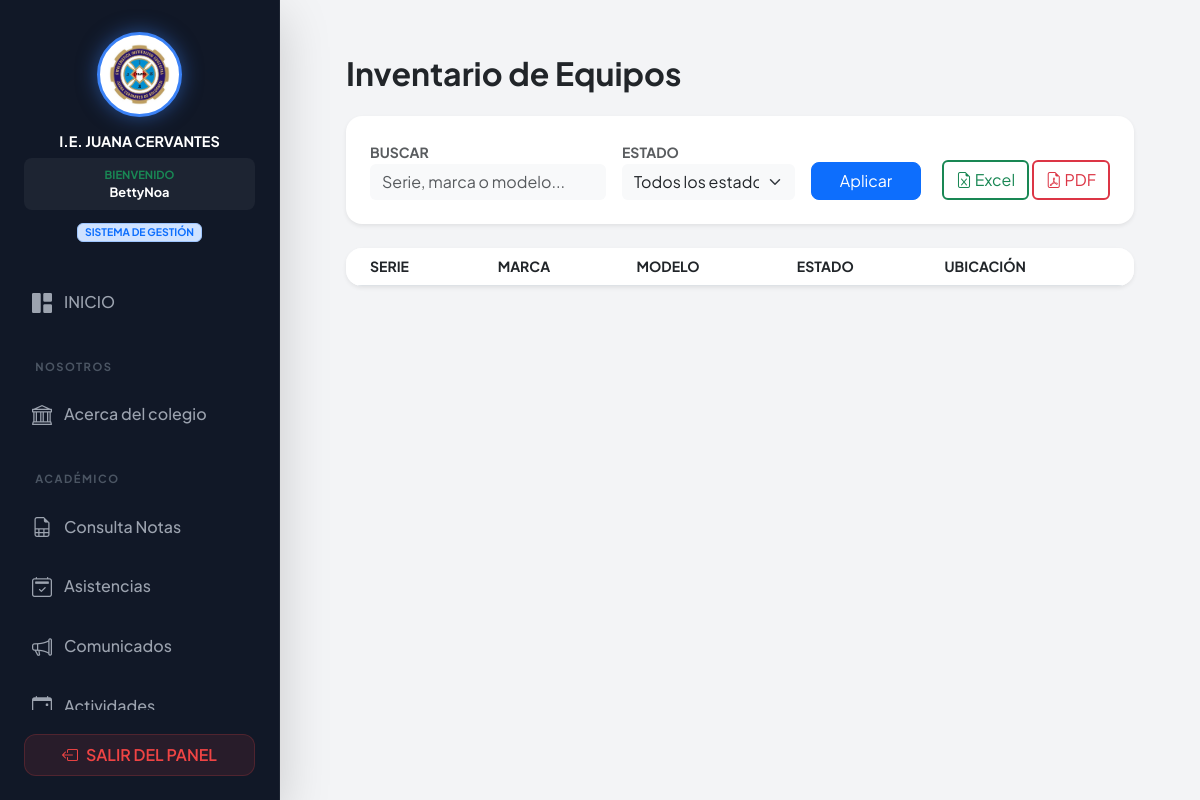
The page /reportes/ (signed in) on the database as committed earlier.
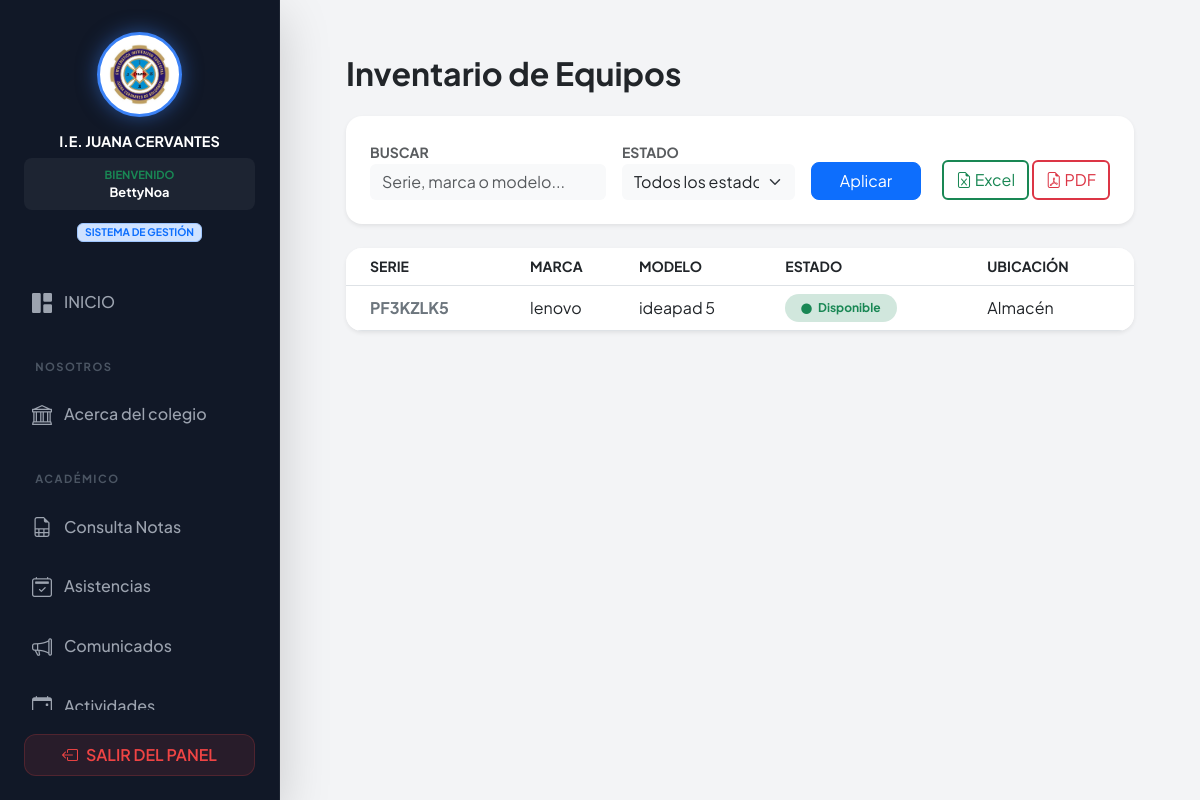
The same page on the database as committed later.
### gestion/models.py (models this page shows, shortened)
class Equipo(models.Model):
    CATEGORIAS = [
        ('LAPTOP', 'Laptop / Computadora'),
        ('SONIDO', 'Equipo de Sonido / Parlantes'),
        ('ELECTRO', 'Electrodoméstico'),
        ('ACCESORIO', 'Accesorio'),
    ]
    ESTADOS = [
        ('DISPONIBLE', 'Disponible'),
        ('EN_USO', 'En Uso'),
        ('MANTENIMIENTO', 'En Mantenimiento'),
        ('BAJA', 'Baja'),
    ]
    serie = models.CharField(max_length=100, unique=True)
    categoria = models.CharField(max_length=20, choices=CATEGORIAS, default='LAPTOP')
    marca = models.CharField(max_length=50)
    modelo = models.CharField(max_length=50)
    fecha_ingreso_colegio = models.DateField(verbose_name="Fecha de Ingreso/Donación")
    estado = models.CharField(max_length=15, choices=ESTADOS, default='DISPONIBLE')
    aula_actual = models.CharField(max_length=100, blank=True, null=True)
    eliminado = models.BooleanField(default=False, editable=False)
    objects = EquipoManager()

### gestion/views.py (the view)
# urls.py: path('reportes/', views.reportes_view, name='reportes'),
def reportes_view(request):
    if not request.user.is_authenticated and not request.session.get('es_invitado'):
        return redirect('login')
    equipos = Equipo.objects.filter(eliminado=False)
    q = request.GET.get('q', '')
    estado = request.GET.get('estado', '')
    if q:
        equipos = equipos.filter(
            Q(serie__icontains=q) |
            Q(marca__icontains=q) |
            Q(modelo__icontains=q)
        )
    if estado:
        equipos = equipos.filter(estado=estado)
    export_type = request.GET.get('export')
    if export_type == 'excel':
        return exportar_excel(equipos)
    elif export_type == 'pdf':
        return exportar_pdf(equipos)
    return render(request, 'reportes.html', {
        'equipos': equipos,
        'q': q,
        'estado_actual': estado
    })

### gestion/templates/reportes.html (shortened to what this page needs)
{% extends "base.html" %}
{% block content %}
<div class="container-fluid p-4">
    <h2 class="fw-bold mb-4">Inventario de Equipos</h2>
    <div class="card border-0 shadow-sm mb-4 rounded-4">
        <div class="card-body p-4">
            <form method="GET" class="row g-3 align-items-end">
                <div class="col-md-4">
                    <label class="small fw-bold text-muted">BUSCAR</label>
                    <input type="text" name="q" value="{{ q }}" class="form-control bg-light border-0" placeholder="Serie, marca o modelo...">
                </div>
                <div class="col-md-3">
                    <label class="small fw-bold text-muted">ESTADO</label>
                    <select name="estado" class="form-select bg-light border-0">
                        <option value="">Todos los estados</option>
                    </select>
                </div>
                <div class="col-md-2">
                    <button type="submit" class="btn btn-primary w-100 rounded-3">Aplicar</button>
                </div>
                <div class="col-md-3 text-end">
                    <a href="?export=excel&q={{ q }}&estado={{ estado_actual }}" class="btn btn-outline-success border-2">
                        <i class="bi bi-file-earmark-excel"></i> Excel
                    </a>
                    <a href="?export=pdf&q={{ q }}&estado={{ estado_actual }}" class="btn btn-outline-danger border-2">
                        <i class="bi bi-file-earmark-pdf"></i> PDF
                    </a>
                </div>
            </form>
        </div>
    </div>
    <div class="card border-0 shadow-sm rounded-4 overflow-hidden">
        <table class="table table-hover align-middle mb-0">
            <thead class="bg-light">
                <tr class="small text-muted">
                    <th class="ps-4">SERIE</th>
                    <th>MARCA</th>
                    <th>MODELO</th>
                    <th>ESTADO</th>
                    <th>UBICACIÓN</th>
                </tr>
            </thead>
            <tbody>
                {% for e in equipos %}
                <tr>
                    <td class="ps-4 fw-bold text-secondary">{{ e.serie }}</td>
                    <td>{{ e.marca }}</td>
                    <td>{{ e.modelo }}</td>
                    <td>
                        {% if e.estado == 'DISPONIBLE' %}
                            <span class="badge rounded-pill bg-success-subtle text-success px-3 py-2">
                                <i class="bi bi-circle-fill me-1 small"></i> Disponible
                            </span>
                        {% elif e.estado == 'EN_USO' %}
                            <span class="badge rounded-pill bg-primary-subtle text-primary px-3 py-2">
                                <i class="bi bi-circle-fill me-1 small"></i> En Uso
                            </span>
                        {% else %}
                            <span class="badge rounded-pill bg-warning-subtle text-warning px-3 py-2">
                                <i class="bi bi-circle-fill me-1 small"></i> Reparación
                            </span>
                        {% endif %}
                    </td>
                    <td>{{ e.aula_actual|default:"Almacén" }}</td>
                </tr>
                {% endfor %}
            </tbody>
        </table>
    </div>
</div>
{% endblock %}

Rows that differ between the two databases and show on the page:
added Equipo: serie "PF3KZLK5", marca "lenovo", modelo "ideapad 5", estado "DISPONIBLE" (drawn), aula_actual "Almacén"
